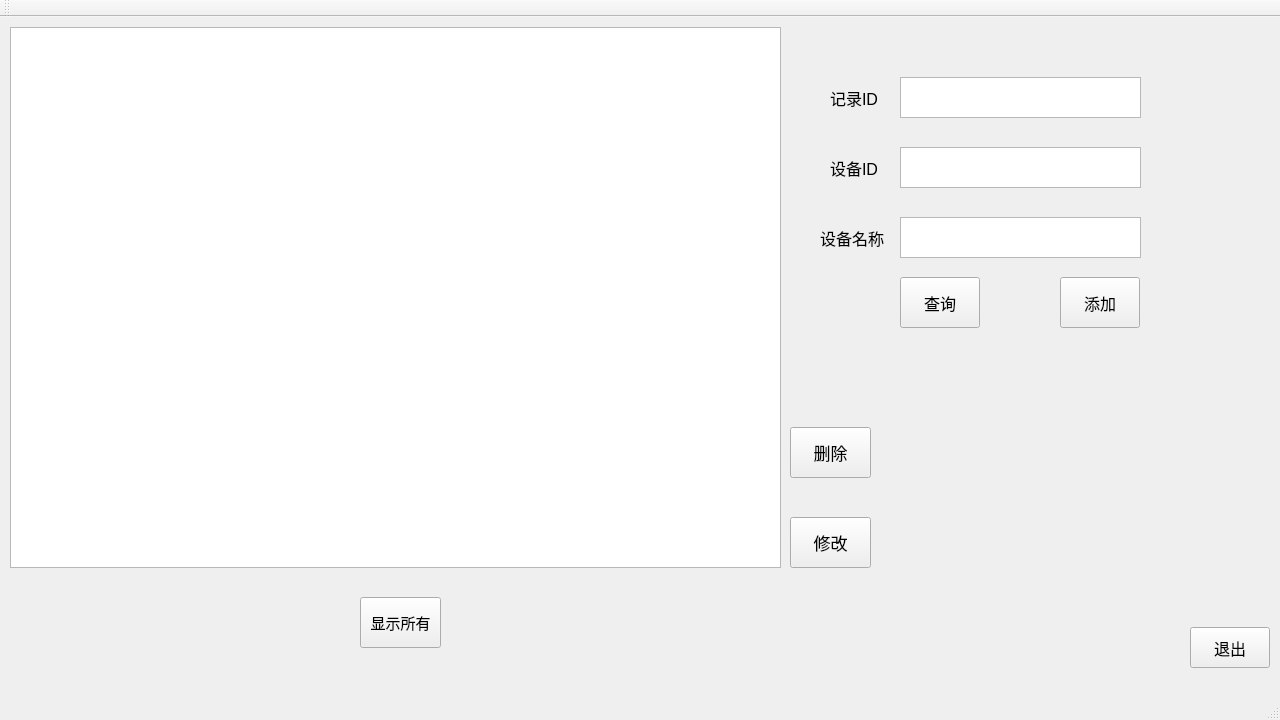
<?xml version="1.0" encoding="UTF-8"?>
<ui version="4.0">
 <class>test1Class</class>
 <widget class="QMainWindow" name="test1Class">
  <property name="geometry">
   <rect>
    <x>0</x>
    <y>0</y>
    <width>1280</width>
    <height>720</height>
   </rect>
  </property>
  <property name="windowTitle">
   <string>test1</string>
  </property>
  <widget class="QWidget" name="centralWidget">
   <widget class="QTableView" name="tableView">
    <property name="geometry">
     <rect>
      <x>10</x>
      <y>10</y>
      <width>771</width>
      <height>541</height>
     </rect>
    </property>
   </widget>
   <widget class="QPushButton" name="show_all_button">
    <property name="geometry">
     <rect>
      <x>360</x>
      <y>580</y>
      <width>81</width>
      <height>51</height>
     </rect>
    </property>
    <property name="font">
     <font>
      <pointsize>11</pointsize>
     </font>
    </property>
    <property name="cursor">
     <cursorShape>PointingHandCursor</cursorShape>
    </property>
    <property name="text">
     <string>显示所有</string>
    </property>
   </widget>
   <widget class="QPushButton" name="query_button">
    <property name="geometry">
     <rect>
      <x>900</x>
      <y>260</y>
      <width>80</width>
      <height>51</height>
     </rect>
    </property>
    <property name="font">
     <font>
      <pointsize>12</pointsize>
     </font>
    </property>
    <property name="cursor">
     <cursorShape>PointingHandCursor</cursorShape>
    </property>
    <property name="text">
     <string>查询</string>
    </property>
   </widget>
   <widget class="QPushButton" name="exit_button">
    <property name="geometry">
     <rect>
      <x>1190</x>
      <y>610</y>
      <width>80</width>
      <height>41</height>
     </rect>
    </property>
    <property name="font">
     <font>
      <pointsize>12</pointsize>
     </font>
    </property>
    <property name="text">
     <string>退出</string>
    </property>
   </widget>
   <widget class="QLabel" name="label">
    <property name="geometry">
     <rect>
      <x>830</x>
      <y>60</y>
      <width>51</width>
      <height>41</height>
     </rect>
    </property>
    <property name="font">
     <font>
      <pointsize>12</pointsize>
     </font>
    </property>
    <property name="text">
     <string>记录ID</string>
    </property>
   </widget>
   <widget class="QTextEdit" name="id_textEdit">
    <property name="geometry">
     <rect>
      <x>900</x>
      <y>60</y>
      <width>241</width>
      <height>41</height>
     </rect>
    </property>
    <property name="font">
     <font>
      <pointsize>12</pointsize>
     </font>
    </property>
   </widget>
   <widget class="QLabel" name="label_2">
    <property name="geometry">
     <rect>
      <x>830</x>
      <y>130</y>
      <width>51</width>
      <height>41</height>
     </rect>
    </property>
    <property name="font">
     <font>
      <pointsize>12</pointsize>
     </font>
    </property>
    <property name="text">
     <string>设备ID</string>
    </property>
   </widget>
   <widget class="QTextEdit" name="device_id_textEdit">
    <property name="geometry">
     <rect>
      <x>900</x>
      <y>130</y>
      <width>241</width>
      <height>41</height>
     </rect>
    </property>
    <property name="font">
     <font>
      <pointsize>12</pointsize>
     </font>
    </property>
   </widget>
   <widget class="QTextEdit" name="device_name_textEdit">
    <property name="geometry">
     <rect>
      <x>900</x>
      <y>200</y>
      <width>241</width>
      <height>41</height>
     </rect>
    </property>
    <property name="font">
     <font>
      <pointsize>12</pointsize>
     </font>
    </property>
   </widget>
   <widget class="QLabel" name="label_3">
    <property name="geometry">
     <rect>
      <x>820</x>
      <y>200</y>
      <width>71</width>
      <height>41</height>
     </rect>
    </property>
    <property name="font">
     <font>
      <pointsize>12</pointsize>
     </font>
    </property>
    <property name="text">
     <string>设备名称</string>
    </property>
   </widget>
   <widget class="QPushButton" name="add_button">
    <property name="geometry">
     <rect>
      <x>1060</x>
      <y>260</y>
      <width>80</width>
      <height>51</height>
     </rect>
    </property>
    <property name="font">
     <font>
      <pointsize>12</pointsize>
     </font>
    </property>
    <property name="cursor">
     <cursorShape>PointingHandCursor</cursorShape>
    </property>
    <property name="text">
     <string>添加</string>
    </property>
   </widget>
   <widget class="QPushButton" name="delete_buttton">
    <property name="geometry">
     <rect>
      <x>790</x>
      <y>410</y>
      <width>81</width>
      <height>51</height>
     </rect>
    </property>
    <property name="font">
     <font>
      <pointsize>13</pointsize>
     </font>
    </property>
    <property name="text">
     <string>删除</string>
    </property>
   </widget>
   <widget class="QPushButton" name="modify_buttton">
    <property name="geometry">
     <rect>
      <x>790</x>
      <y>500</y>
      <width>81</width>
      <height>51</height>
     </rect>
    </property>
    <property name="font">
     <font>
      <pointsize>13</pointsize>
     </font>
    </property>
    <property name="text">
     <string>修改</string>
    </property>
   </widget>
  </widget>
  <widget class="QMenuBar" name="menuBar">
   <property name="geometry">
    <rect>
     <x>0</x>
     <y>0</y>
     <width>1280</width>
     <height>21</height>
    </rect>
   </property>
  </widget>
  <widget class="QToolBar" name="mainToolBar">
   <attribute name="toolBarArea">
    <enum>TopToolBarArea</enum>
   </attribute>
   <attribute name="toolBarBreak">
    <bool>false</bool>
   </attribute>
  </widget>
  <widget class="QStatusBar" name="statusBar"/>
 </widget>
 <layoutdefault spacing="6" margin="11"/>
 <resources>
  <include location="test1.qrc"/>
 </resources>
 <connections>
  <connection>
   <sender>show_all_button</sender>
   <signal>clicked()</signal>
   <receiver>test1Class</receiver>
   <slot>show_all_clicked()</slot>
   <hints>
    <hint type="sourcelabel">
     <x>395</x>
     <y>632</y>
    </hint>
    <hint type="destinationlabel">
     <x>45</x>
     <y>554</y>
    </hint>
   </hints>
  </connection>
  <connection>
   <sender>exit_button</sender>
   <signal>clicked()</signal>
   <receiver>test1Class</receiver>
   <slot>exit_clicked()</slot>
   <hints>
    <hint type="sourcelabel">
     <x>1210</x>
     <y>662</y>
    </hint>
    <hint type="destinationlabel">
     <x>582</x>
     <y>568</y>
    </hint>
   </hints>
  </connection>
  <connection>
   <sender>query_button</sender>
   <signal>clicked()</signal>
   <receiver>test1Class</receiver>
   <slot>query_clicked()</slot>
   <hints>
    <hint type="sourcelabel">
     <x>946</x>
     <y>311</y>
    </hint>
    <hint type="destinationlabel">
     <x>316</x>
     <y>584</y>
    </hint>
   </hints>
  </connection>
  <connection>
   <sender>add_button</sender>
   <signal>clicked()</signal>
   <receiver>test1Class</receiver>
   <slot>add_clicked()</slot>
   <hints>
    <hint type="sourcelabel">
     <x>1102</x>
     <y>337</y>
    </hint>
    <hint type="destinationlabel">
     <x>1102</x>
     <y>375</y>
    </hint>
   </hints>
  </connection>
  <connection>
   <sender>delete_buttton</sender>
   <signal>clicked()</signal>
   <receiver>test1Class</receiver>
   <slot>delete_clicked()</slot>
   <hints>
    <hint type="sourcelabel">
     <x>930</x>
     <y>436</y>
    </hint>
    <hint type="destinationlabel">
     <x>931</x>
     <y>462</y>
    </hint>
   </hints>
  </connection>
  <connection>
   <sender>modify_buttton</sender>
   <signal>clicked()</signal>
   <receiver>test1Class</receiver>
   <slot>modify_clicked()</slot>
   <hints>
    <hint type="sourcelabel">
     <x>1081</x>
     <y>437</y>
    </hint>
    <hint type="destinationlabel">
     <x>1070</x>
     <y>471</y>
    </hint>
   </hints>
  </connection>
 </connections>
 <slots>
  <slot>show_all_clicked()</slot>
  <slot>exit_clicked()</slot>
  <slot>query_clicked()</slot>
  <slot>add_clicked()</slot>
  <slot>delete_clicked()</slot>
  <slot>modify_clicked()</slot>
 </slots>
</ui>
